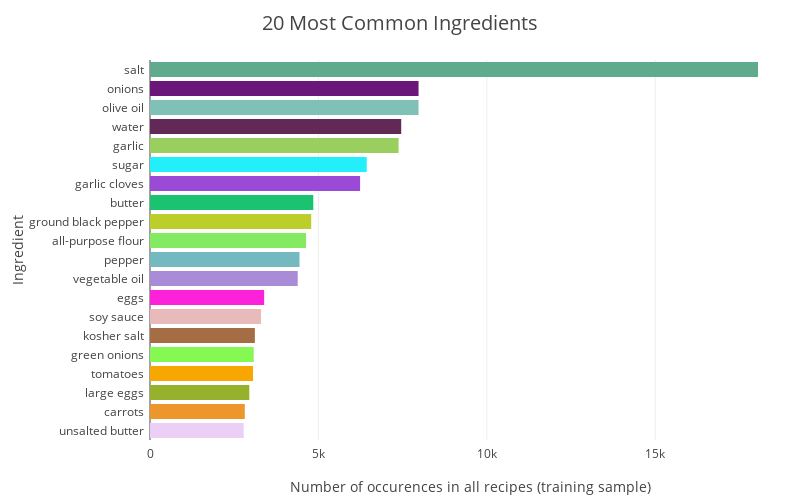

The notebook cell this image was saved under:
### Code cell
trace = go.Bar(
            x=mostcommoningr_count[::-1],
            y= mostcommoningr[::-1],
            orientation = 'h',marker = dict(color = random_colours(20),
))
layout = go.Layout(
    xaxis = dict(title= 'Number of occurences in all recipes (training sample)', ),
    yaxis = dict(title='Ingredient',),
    title= '20 Most Common Ingredients', titlefont = dict(size = 20),
    margin=dict(l=150,r=10,b=60,t=60,pad=5),
    width=800, height=500, 
)
data = [trace]
fig = go.Figure(data=data, layout=layout)
iplot(fig, filename='horizontal-bar')

### Figure 1 — Plotly figure (JSON) as saved in the notebook; plotly's stock layout.template omitted (floating-point values rounded to 4 significant figures)
{"data": [{"marker": {"color": ["#ECCFF6", "#EC962B", "#96B12B", "#F8A602", "#85F854", "#A56D44", "#E8BBBA", "#FE21DA", "#A88CD8", "#74B9BF", "#84EA61", "#BCCE29", "#1BC371", "#9B4AD8", "#23EFFA", "#9ACE5E", "#622957", "#80C1B7", "#6A1779", "#60AA8E"]}, "orientation": "h", "type": "bar", "uid": "28134c8e-6a6b-4a21-964c-1481fc455189", "x": [2782, 2814, 2948, 3058, 3078, 3113, 3296, 3388, 4385, 4438, 4632, 4785, 4848, 6237, 6434, 7380, 7457, 7972, 7972, 18049], "y": ["unsalted butter", "carrots", "large eggs", "tomatoes", "green onions", "kosher salt", "soy sauce", "eggs", "vegetable oil", "pepper", "all-purpose flour", "ground black pepper", "butter", "garlic cloves", "sugar", "garlic", "water", "olive oil", "onions", "salt"]}], "layout": {"height": 500, "margin": {"b": 60, "l": 150, "pad": 5, "r": 10, "t": 60}, "title": {"font": {"size": 20}, "text": "20 Most Common Ingredients"}, "width": 800, "xaxis": {"title": {"text": "Number of occurences in all recipes (training sample)"}}, "yaxis": {"title": {"text": "Ingredient"}}}}
